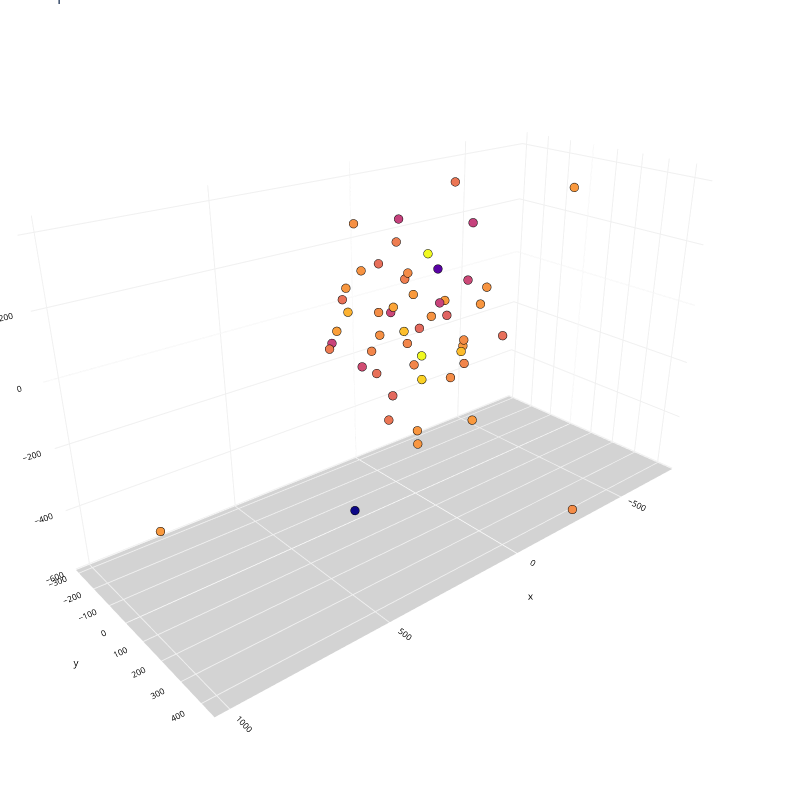

The notebook cell saved with this chart:
### Code cell
Plot3D(z, y, 'Top 3 T-Sne')

### Figure 1 — Plotly figure (JSON) as saved in the notebook; plotly's stock layout.template omitted (floating-point values rounded to 4 significant figures)
{"data": [{"hovertemplate": "x=%{x}<br>y=%{y}<br>z=%{z}<br>color=%{marker.color}<extra></extra>", "legendgroup": "", "marker": {"color": [-4.738, 3.382, 1.48, 2.741, 4.276, -0.02402, -5.466, 2.062, 10.84, 2.983, 3.256, -0.02402, -5.466, 2.062, 10.84, 2.983, 3.256, 0.8219, -5.218, 2.982, 2.176, 2.108, 6.356, -0.5781, -0.3618, 2.679, -4.891, 2.04, 7.831, 1.503, -5.238, 0.5022, 2.46, 1.483, 6.199, 1.391, 3.092, 0.6566, -20.7, 3.251, 2.407, -1.343, -0.6586, 3.345, -15.65, 5.398, -4.254, -1.882, -0.7534, 3.82, -1.177, 3.191, 2.783], "coloraxis": "coloraxis", "line": {"color": "black", "width": 0.1}, "size": 3, "symbol": "circle"}, "mode": "markers", "name": "", "scene": "scene", "showlegend": false, "type": "scatter3d", "x": [-169.3, -202.9, -73.14, 121.1, 113.6, 124.2, -205.4, 12.02, 97.53, 122.6, -732.1, -148.3, -125.9, 98.25, -131.7, 68.68, 988.0, -121.8, 67.5, -243.8, 58.56, -26.5, 175.3, 59.48, 264.1, 16.9, -101.2, -277.9, 21.13, 209.7, 106.5, 260.9, 15.91, 42.28, 81.06, -117.3, 52.56, 37.01, 462.7, -25.48, 60.8, 196.2, -170.2, -39.74, -56.74, 185.1, 156.3, -111.1, -5.742, 159.9, -92.43, -225.4, -104.9], "y": [44.99, -92.4, -94.5, -117.8, 22.85, 11.92, 22.89, 166.6, 131.9, 143.9, -25.22, -0.01406, -233.2, 69.47, -98.48, 85.82, 171.1, -198.1, 172.8, 29.85, -113.1, 179.1, 142.4, -124.6, -25.0, 83.36, -244.9, 437.8, 48.75, 37.96, -296.8, -99.23, -160.6, 4.406, 278.7, 91.97, -285.4, -53.54, 270.2, 226.9, -227.5, 117.0, 200.6, -62.56, 29.26, -103.6, -76.07, 15.28, -190.1, -196.4, -91.69, -25.64, 188.8], "z": [113.8, 2.416, -189.6, 164.5, 85.96, -285.9, 283.0, -121.3, -38.52, -271.8, 302.6, 411.9, 256.5, 199.1, 172.0, -359.4, -248.0, 65.76, 129.5, 13.89, 18.13, -6.478, 61.2, -192.5, 131.3, 51.15, -57.69, -572.7, -165.3, -23.24, -129.1, -45.9, -83.0, -53.42, 17.36, -136.0, 50.87, 251.8, -354.9, -253.0, 275.3, -142.7, -23.55, 67.86, 169.1, 52.05, -125.6, 3.946, 143.2, -43.36, -66.36, -142.2, 142.3]}], "layout": {"coloraxis": {"colorbar": {"title": {"text": "color"}}, "colorscale": [[0, "#0d0887"], [0.1111, "#46039f"], [0.2222, "#7201a8"], [0.3333, "#9c179e"], [0.4444, "#bd3786"], [0.5556, "#d8576b"], [0.6667, "#ed7953"], [0.7778, "#fb9f3a"], [0.8889, "#fdca26"], [1, "#f0f921"]], "showscale": false}, "height": 800, "legend": {"orientation": "h", "tracegroupgap": 0, "x": 0.5, "xanchor": "center", "y": 0, "yanchor": "top"}, "margin": {"b": 0, "l": 0, "r": 0, "t": 0}, "scene": {"camera": {"center": {"x": 0, "y": 0, "z": -0.1}, "eye": {"x": 1.5, "y": 1.75, "z": 1}, "up": {"x": 0, "y": 0, "z": 1}}, "domain": {"x": [0, 1], "y": [0, 1]}, "xaxis": {"backgroundcolor": "white", "color": "black", "gridcolor": "#f0f0f0", "tickfont": {"size": 10}, "title": {"font": {"size": 10}, "text": "x"}}, "yaxis": {"backgroundcolor": "white", "color": "black", "gridcolor": "#f0f0f0", "tickfont": {"size": 10}, "title": {"font": {"size": 10}, "text": "y"}}, "zaxis": {"backgroundcolor": "lightgrey", "color": "black", "gridcolor": "#f0f0f0", "tickfont": {"size": 10}, "title": {"font": {"size": 10}, "text": "z"}}}, "showlegend": false, "title": {"text": "Top 3 T-Sne"}, "width": 800}}
